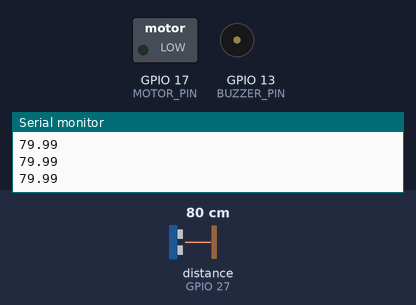
This sketch was run on a simulated ESP32. Shown: switched loads named in the sketch (green lamp = pin HIGH), buzzer (waves = sounding, pin HIGH), the last lines printed to the serial monitor. Wiring (inferred from the names in the program): ultrasonic range finder: trigger GPIO 26; echo GPIO 27. Dashed ring = blinking. Inputs (shaded band) come from the test bench; at power-on: distance to the obstacle (sensor on GPIO 27) 80 cm. The echo pulse lasts 58.3 µs per cm; pins used as bus, display or sensor lines are not drawn.

Above: at 1.06 s.
1.3 s: distance to the obstacle (sensor on GPIO 27) set to 145 cm
At 1.9 s:
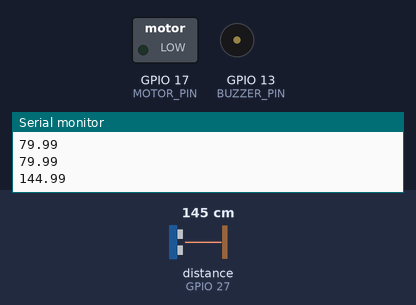
4.3 s: distance to the obstacle (sensor on GPIO 27) set to 153 cm
At 5.1 s:
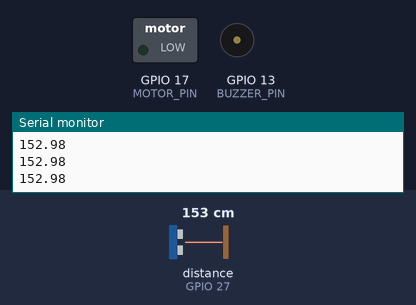
Timing chart, 0 to 7.3 s (numbered marks = the images above; inputs shaded):
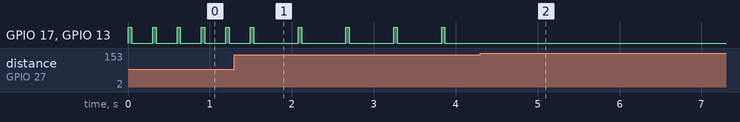

The sketch:

obstacle_alert.ino
```cpp
// Obstacle alert - ESP32
// Reads the ultrasonic sensor. If something is within range, the buzzer and
// vibration motor pulse. The closer the object, the faster the pulses.
//
// Wiring (same as the unit tests):
//   HC-SR04: VCC -> 5V, GND -> GND, TRIG -> GPIO 26,
//            ECHO -> GPIO 27 through a voltage divider (1k from ECHO to the pin, 2k from the pin to GND)
//   Vibration motor: GPIO 17 -> ~1k resistor -> transistor base (motor on the collector, flyback diode)
//   Buzzer (active): GPIO 13 -> buzzer +, buzzer - -> GND
//   We have a passive buzzer, which is SUPER quiet, so we will need to use a different buzzer or get an active buzzer to get a louder sound?

constexpr uint8_t TRIG_PIN = 26;
constexpr uint8_t ECHO_PIN = 27;
constexpr uint8_t MOTOR_PIN  = 17;
constexpr uint8_t BUZZER_PIN = 13;

constexpr float ALERT_RANGE_CM = 150;  // start alerting inside this distance
constexpr float NEAR_CM        = 30;   // at or inside this distance = fastest pulses
constexpr int   SLOW_PERIOD_MS = 600;  // time between pulses when the object is far
constexpr int   FAST_PERIOD_MS = 80;   // time between pulses when the object is near
constexpr int   PULSE_ON_MS    = 40;   // how long each pulse lasts

void setup() {
  Serial.begin(115200);
  pinMode(TRIG_PIN, OUTPUT);
  pinMode(ECHO_PIN, INPUT);
  pinMode(MOTOR_PIN, OUTPUT);
  pinMode(BUZZER_PIN, OUTPUT);
}

// Returns distance in cm, or -1 if no echo came back
float readDistanceCm() {
  digitalWrite(TRIG_PIN, LOW);
  delayMicroseconds(2);
  digitalWrite(TRIG_PIN, HIGH);
  delayMicroseconds(10);
  digitalWrite(TRIG_PIN, LOW);

  unsigned long duration = pulseIn(ECHO_PIN, HIGH, 25000);
  if (duration == 0) return -1;
  return duration * 0.0343 / 2;
}

// Turns the buzzer and vibration motor on or off together
void setAlert(bool on) {
  digitalWrite(MOTOR_PIN, on);
  digitalWrite(BUZZER_PIN, on);
}

void loop() {
  float cm = readDistanceCm();
  Serial.println(cm);

  if (cm > 0 && cm <= ALERT_RANGE_CM) {
    // Object in range: closer = shorter wait between pulses
    float c = constrain(cm, NEAR_CM, ALERT_RANGE_CM);
    int period = map((long)c, (long)NEAR_CM, (long)ALERT_RANGE_CM, FAST_PERIOD_MS, SLOW_PERIOD_MS);

    setAlert(true);
    delay(PULSE_ON_MS);
    setAlert(false);
    delay(period - PULSE_ON_MS);
  } else {
    // Nothing in range
    setAlert(false);
    delay(60);
  }
}
```

Measured:
- the behaviour switches between 150 and 151 cm on distance to the obstacle (sensor on GPIO 27) (found by bisection; images 1 and 2)
- after the input at 1.3 s, GPIO 17 (MOTOR_PIN), GPIO 13 (BUZZER_PIN): alternates HIGH for 0.04 s and LOW for 0.54 s, starting after 0.78 s
- after the input at 4.3 s, GPIO 17 (MOTOR_PIN), GPIO 13 (BUZZER_PIN): stops changing and stays LOW
- by itself, GPIO 17 (MOTOR_PIN), GPIO 13 (BUZZER_PIN): alternates HIGH for 0.04 s and LOW for 0.26 s
